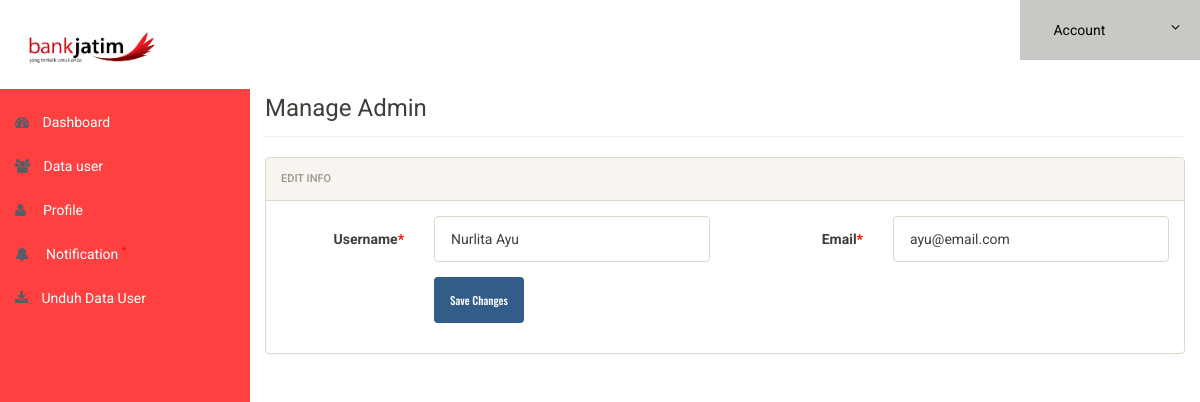
Before: /admin/profile.php (signed in) with the older database file.
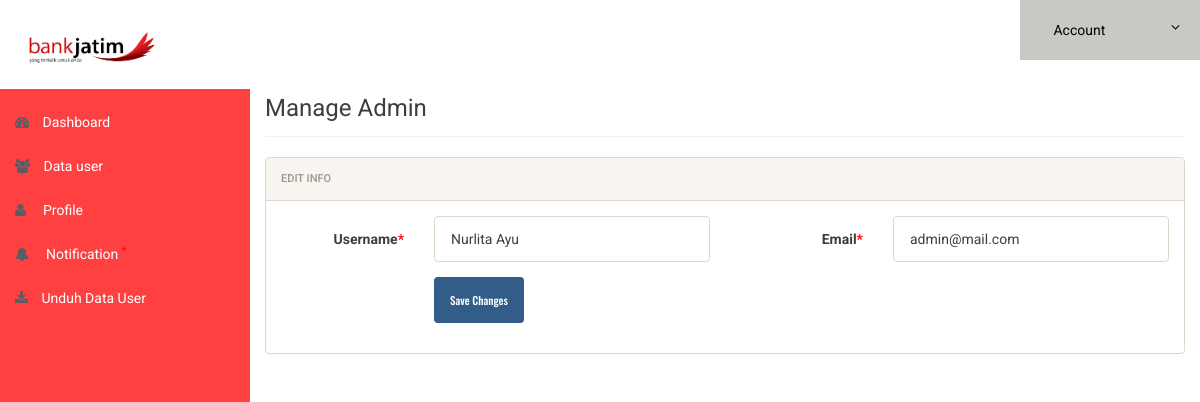
After: the same page with the newer database file.
### tables this page shows
CREATE TABLE `users` (
  `id` int(11) NOT NULL,
  `nip` int(11) NOT NULL,
  `name` varchar(50) NOT NULL,
  `email` varchar(50) NOT NULL,
  `password` varchar(50) NOT NULL,
  `role` varchar(50) NOT NULL,
  `mobile` varchar(50) NOT NULL,
  `designation` varchar(50) NOT NULL,
  `image` varchar(50) NOT NULL,
  `status` int(11) NOT NULL DEFAULT 0,
  `baned` enum('n','y') NOT NULL,
  `logintime` int(11) NOT NULL
);

### admin/profile.php (the view, shortened to what this page needs)
<?php
include('includes/config.php');
if (strlen($_SESSION['alogin']) == 0) {
	header('location:index.php');
} else {
?>
	<!doctype html>
	<html lang="en" class="no-js">
	<head>
		<link rel="stylesheet" href="css/font-awesome.min.css">
		<link rel="stylesheet" href="css/bootstrap.min.css">
		<link rel="stylesheet" href="css/dataTables.bootstrap.min.css">
		<link rel="stylesheet" href="css/bootstrap-social.css">
		<link rel="stylesheet" href="css/bootstrap-select.css">
		<link rel="stylesheet" href="css/fileinput.min.css">
		<link rel="stylesheet" href="css/awesome-bootstrap-checkbox.css">
		<link rel="stylesheet" href="css/style.css">
	</head>
	<body>
		<?php
		$sql = "SELECT * from users;";
		$query = $dbh->prepare($sql);
		$query->execute();
		$result = $query->fetch(PDO::FETCH_OBJ);
		?>
		<?php include('includes/header.php'); ?>
		<div class="ts-main-content">
			<?php include('includes/leftbar.php'); ?>
			<div class="content-wrapper">
				<div class="container-fluid">
					<div class="row">
						<div class="col-md-12">
							<h3 class="page-title">Manage Admin</h3>
							<div class="row">
								<div class="col-md-12">
									<div class="panel panel-default">
										<div class="panel-heading">Edit Info</div>
										<div class="panel-body">
											<form method="post" class="form-horizontal" enctype="multipart/form-data">
												<div class="form-group">
													<label class="col-sm-2 control-label">Username<span style="color:red">*</span></label>
													<div class="col-sm-4">
														<input type="text" name="name" class="form-control" required value="<?php echo htmlentities($result->name); ?>">
													</div>
													<label class="col-sm-2 control-label">Email<span style="color:red">*</span></label>
													<div class="col-sm-4">
														<input type="email" name="email" class="form-control" required value="<?php echo htmlentities($result->email); ?>">
													</div>
												</div>
												<div class="form-group">
													<div class="col-sm-8 col-sm-offset-2">
														<button class="btn btn-primary" name="submit" type="submit">Save Changes</button>
													</div>
												</div>
											</form>
										</div>
									</div>
								</div>
							</div>
						</div>
					</div>
				</div>
			</div>
		</div>
	</body>
	</html>
<?php } ?>

Changed rows visible on the page:
changed users "Nurlita Ayu": email "ayu@email.com" → "admin@mail.com"
